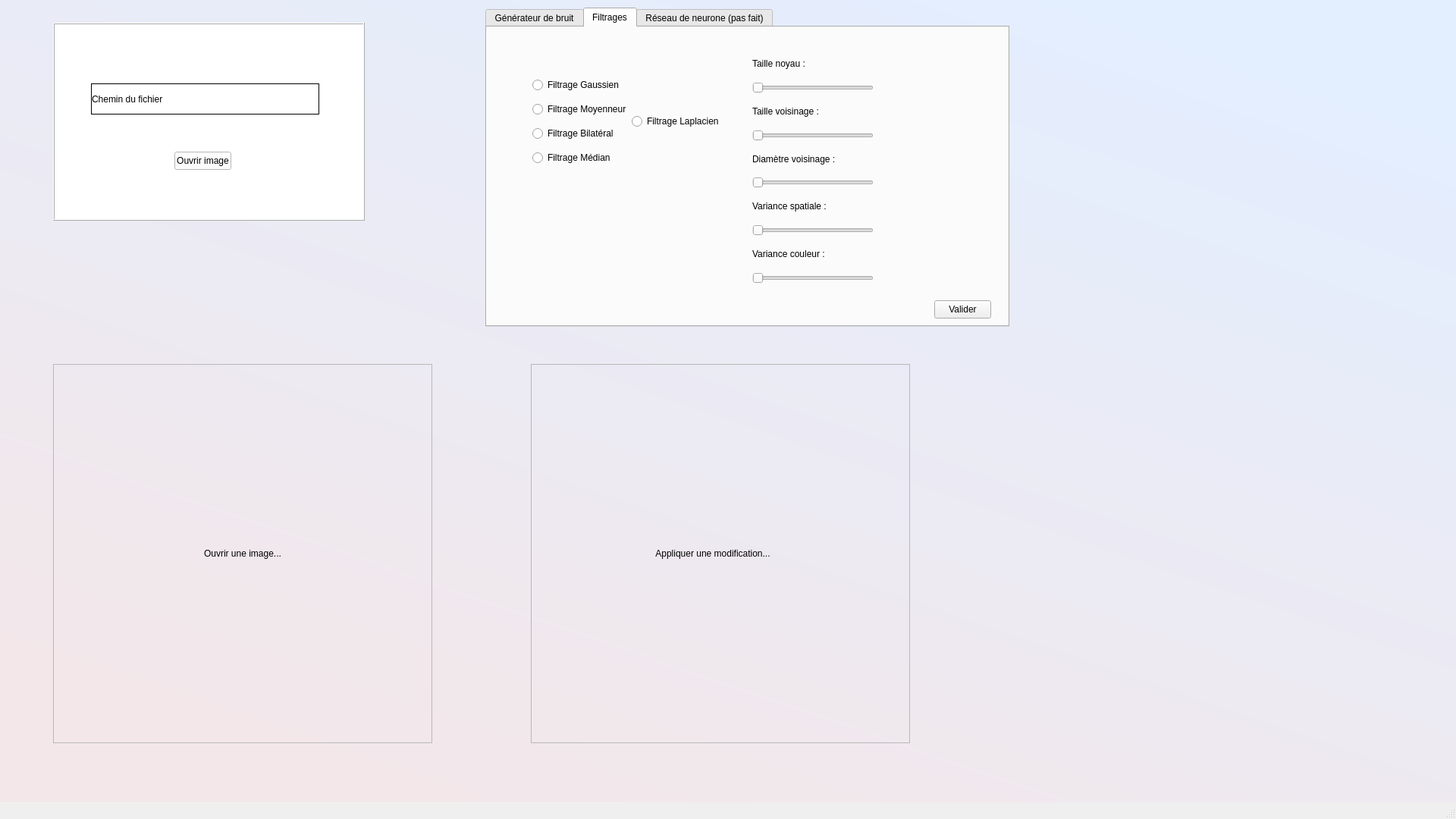
<?xml version="1.0" encoding="UTF-8"?>
<ui version="4.0">
 <class>MainWindow</class>
 <widget class="QMainWindow" name="MainWindow">
  <property name="geometry">
   <rect>
    <x>0</x>
    <y>0</y>
    <width>1920</width>
    <height>1080</height>
   </rect>
  </property>
  <property name="minimumSize">
   <size>
    <width>1920</width>
    <height>1080</height>
   </size>
  </property>
  <property name="maximumSize">
   <size>
    <width>1920</width>
    <height>1080</height>
   </size>
  </property>
  <property name="windowTitle">
   <string>Christal</string>
  </property>
  <property name="autoFillBackground">
   <bool>true</bool>
  </property>
  <property name="styleSheet">
   <string notr="true"/>
  </property>
  <property name="animated">
   <bool>true</bool>
  </property>
  <property name="tabShape">
   <enum>QTabWidget::Rounded</enum>
  </property>
  <widget class="QWidget" name="centralwidget">
   <property name="styleSheet">
    <string notr="true"/>
   </property>
   <widget class="QFrame" name="frame_ImgIn">
    <property name="enabled">
     <bool>true</bool>
    </property>
    <property name="geometry">
     <rect>
      <x>70</x>
      <y>480</y>
      <width>500</width>
      <height>500</height>
     </rect>
    </property>
    <property name="frameShape">
     <enum>QFrame::StyledPanel</enum>
    </property>
    <property name="frameShadow">
     <enum>QFrame::Raised</enum>
    </property>
    <widget class="QLabel" name="label_ImgIn">
     <property name="geometry">
      <rect>
       <x>0</x>
       <y>0</y>
       <width>500</width>
       <height>500</height>
      </rect>
     </property>
     <property name="text">
      <string>Ouvrir une image...</string>
     </property>
     <property name="alignment">
      <set>Qt::AlignCenter</set>
     </property>
    </widget>
   </widget>
   <widget class="QFrame" name="frame_ImgOut">
    <property name="geometry">
     <rect>
      <x>700</x>
      <y>480</y>
      <width>500</width>
      <height>500</height>
     </rect>
    </property>
    <property name="frameShape">
     <enum>QFrame::StyledPanel</enum>
    </property>
    <property name="frameShadow">
     <enum>QFrame::Raised</enum>
    </property>
    <widget class="QLabel" name="label_ImgOut">
     <property name="geometry">
      <rect>
       <x>-10</x>
       <y>0</y>
       <width>500</width>
       <height>500</height>
      </rect>
     </property>
     <property name="text">
      <string>Appliquer une modification...</string>
     </property>
     <property name="alignment">
      <set>Qt::AlignCenter</set>
     </property>
    </widget>
   </widget>
   <widget class="QLabel" name="background">
    <property name="geometry">
     <rect>
      <x>0</x>
      <y>0</y>
      <width>1920</width>
      <height>1080</height>
     </rect>
    </property>
    <property name="minimumSize">
     <size>
      <width>1920</width>
      <height>1080</height>
     </size>
    </property>
    <property name="maximumSize">
     <size>
      <width>1920</width>
      <height>1080</height>
     </size>
    </property>
    <property name="styleSheet">
     <string notr="true">background-color: qlineargradient(spread:pad, x1:0.217, y1:0.943182, x2:0.792038, y2:0.017, stop:0 rgba(243, 231, 233, 255), stop:1 rgba(227, 238, 255, 255));</string>
    </property>
    <property name="text">
     <string/>
    </property>
   </widget>
   <widget class="QTabWidget" name="tabWidget">
    <property name="geometry">
     <rect>
      <x>640</x>
      <y>10</y>
      <width>691</width>
      <height>421</height>
     </rect>
    </property>
    <property name="currentIndex">
     <number>1</number>
    </property>
    <widget class="QWidget" name="GenBruit">
     <attribute name="title">
      <string>Générateur de bruit</string>
     </attribute>
     <widget class="QPushButton" name="bouton_gaussien">
      <property name="geometry">
       <rect>
        <x>120</x>
        <y>100</y>
        <width>75</width>
        <height>24</height>
       </rect>
      </property>
      <property name="text">
       <string>Gaussien</string>
      </property>
     </widget>
     <widget class="QPushButton" name="bouton_poivresel">
      <property name="enabled">
       <bool>true</bool>
      </property>
      <property name="geometry">
       <rect>
        <x>120</x>
        <y>70</y>
        <width>75</width>
        <height>24</height>
       </rect>
      </property>
      <property name="text">
       <string>PoivreEtSel</string>
      </property>
     </widget>
     <widget class="QPushButton" name="bouton_chromatique">
      <property name="geometry">
       <rect>
        <x>120</x>
        <y>40</y>
        <width>75</width>
        <height>24</height>
       </rect>
      </property>
      <property name="text">
       <string>Chromatique</string>
      </property>
     </widget>
     <widget class="QWidget" name="">
      <property name="geometry">
       <rect>
        <x>170</x>
        <y>180</y>
        <width>158</width>
        <height>46</height>
       </rect>
      </property>
      <layout class="QVBoxLayout" name="vLay_ecart_type">
       <item>
        <widget class="QLabel" name="label_ecart_type">
         <property name="text">
          <string>Ecart-type :</string>
         </property>
        </widget>
       </item>
       <item>
        <widget class="QSlider" name="slider_ecart_type">
         <property name="orientation">
          <enum>Qt::Horizontal</enum>
         </property>
        </widget>
       </item>
      </layout>
     </widget>
    </widget>
    <widget class="QWidget" name="Filtres">
     <attribute name="title">
      <string>Filtrages</string>
     </attribute>
     <widget class="QPushButton" name="bouton_valider">
      <property name="geometry">
       <rect>
        <x>590</x>
        <y>360</y>
        <width>75</width>
        <height>24</height>
       </rect>
      </property>
      <property name="text">
       <string>Valider</string>
      </property>
     </widget>
     <widget class="QWidget" name="horizontalLayoutWidget">
      <property name="geometry">
       <rect>
        <x>60</x>
        <y>60</y>
        <width>251</width>
        <height>128</height>
       </rect>
      </property>
      <layout class="QHBoxLayout" name="hLay_filtres">
       <item>
        <layout class="QVBoxLayout" name="vLa_filtres">
         <item>
          <widget class="QRadioButton" name="radio_gaussien">
           <property name="text">
            <string>Filtrage Gaussien</string>
           </property>
          </widget>
         </item>
         <item>
          <widget class="QRadioButton" name="radio_moyenneur">
           <property name="text">
            <string>Filtrage Moyenneur</string>
           </property>
          </widget>
         </item>
         <item>
          <widget class="QRadioButton" name="radio_bilateral">
           <property name="text">
            <string>Filtrage Bilatéral</string>
           </property>
          </widget>
         </item>
         <item>
          <widget class="QRadioButton" name="radio_median">
           <property name="text">
            <string>Filtrage Médian</string>
           </property>
          </widget>
         </item>
        </layout>
       </item>
       <item>
        <widget class="QRadioButton" name="radio_laplacien">
         <property name="text">
          <string>Filtrage Laplacien</string>
         </property>
        </widget>
       </item>
      </layout>
     </widget>
     <widget class="QWidget" name="verticalLayoutWidget_4">
      <property name="geometry">
       <rect>
        <x>350</x>
        <y>30</y>
        <width>160</width>
        <height>308</height>
       </rect>
      </property>
      <layout class="QVBoxLayout" name="vLay_options">
       <item>
        <layout class="QVBoxLayout" name="vLay_radius">
         <item>
          <widget class="QLabel" name="label_radius">
           <property name="text">
            <string>Taille noyau :</string>
           </property>
          </widget>
         </item>
         <item>
          <widget class="QSlider" name="slider_radius">
           <property name="orientation">
            <enum>Qt::Horizontal</enum>
           </property>
           <property name="invertedControls">
            <bool>false</bool>
           </property>
          </widget>
         </item>
        </layout>
       </item>
       <item>
        <layout class="QVBoxLayout" name="vLay_taille">
         <item>
          <widget class="QLabel" name="label_taille">
           <property name="text">
            <string>Taille voisinage :</string>
           </property>
          </widget>
         </item>
         <item>
          <widget class="QSlider" name="slider_taille">
           <property name="orientation">
            <enum>Qt::Horizontal</enum>
           </property>
          </widget>
         </item>
        </layout>
       </item>
       <item>
        <layout class="QVBoxLayout" name="vLay_diametre">
         <item>
          <widget class="QLabel" name="label_diametre">
           <property name="text">
            <string>Diamètre voisinage :</string>
           </property>
          </widget>
         </item>
         <item>
          <widget class="QSlider" name="slider_diametre">
           <property name="orientation">
            <enum>Qt::Horizontal</enum>
           </property>
          </widget>
         </item>
        </layout>
       </item>
       <item>
        <layout class="QVBoxLayout" name="vLay_var_spatiale">
         <item>
          <widget class="QLabel" name="label_var_spatiale">
           <property name="text">
            <string>Variance spatiale :</string>
           </property>
          </widget>
         </item>
         <item>
          <widget class="QSlider" name="slider_var_spatiale">
           <property name="orientation">
            <enum>Qt::Horizontal</enum>
           </property>
          </widget>
         </item>
        </layout>
       </item>
       <item>
        <layout class="QVBoxLayout" name="vLay_var_couleur">
         <item>
          <widget class="QLabel" name="label_var_couleur">
           <property name="text">
            <string>Variance couleur :</string>
           </property>
          </widget>
         </item>
         <item>
          <widget class="QSlider" name="slider_var_couleur">
           <property name="orientation">
            <enum>Qt::Horizontal</enum>
           </property>
          </widget>
         </item>
        </layout>
       </item>
      </layout>
     </widget>
    </widget>
    <widget class="QWidget" name="tab">
     <attribute name="title">
      <string>Réseau de neurone (pas fait)</string>
     </attribute>
    </widget>
   </widget>
   <widget class="QFrame" name="frame">
    <property name="geometry">
     <rect>
      <x>70</x>
      <y>30</y>
      <width>411</width>
      <height>261</height>
     </rect>
    </property>
    <property name="autoFillBackground">
     <bool>false</bool>
    </property>
    <property name="styleSheet">
     <string notr="true">background-color: rgb(255, 255, 255);</string>
    </property>
    <property name="frameShape">
     <enum>QFrame::Box</enum>
    </property>
    <property name="frameShadow">
     <enum>QFrame::Raised</enum>
    </property>
    <widget class="QLabel" name="labeltext_chemin">
     <property name="geometry">
      <rect>
       <x>50</x>
       <y>80</y>
       <width>301</width>
       <height>41</height>
      </rect>
     </property>
     <property name="autoFillBackground">
      <bool>false</bool>
     </property>
     <property name="frameShape">
      <enum>QFrame::Box</enum>
     </property>
     <property name="frameShadow">
      <enum>QFrame::Plain</enum>
     </property>
     <property name="text">
      <string>Chemin du fichier </string>
     </property>
     <property name="scaledContents">
      <bool>true</bool>
     </property>
     <property name="alignment">
      <set>Qt::AlignJustify|Qt::AlignVCenter</set>
     </property>
     <property name="wordWrap">
      <bool>false</bool>
     </property>
     <property name="margin">
      <number>5</number>
     </property>
    </widget>
    <widget class="QPushButton" name="bouton_ouvrirImgIn">
     <property name="geometry">
      <rect>
       <x>160</x>
       <y>170</y>
       <width>75</width>
       <height>24</height>
      </rect>
     </property>
     <property name="autoFillBackground">
      <bool>false</bool>
     </property>
     <property name="text">
      <string>Ouvrir image</string>
     </property>
     <property name="checkable">
      <bool>false</bool>
     </property>
     <property name="default">
      <bool>false</bool>
     </property>
     <property name="flat">
      <bool>false</bool>
     </property>
    </widget>
   </widget>
   <zorder>background</zorder>
   <zorder>frame_ImgIn</zorder>
   <zorder>frame_ImgOut</zorder>
   <zorder>tabWidget</zorder>
   <zorder>frame</zorder>
  </widget>
  <widget class="QMenuBar" name="menubar">
   <property name="geometry">
    <rect>
     <x>0</x>
     <y>0</y>
     <width>1920</width>
     <height>22</height>
    </rect>
   </property>
  </widget>
  <widget class="QStatusBar" name="statusbar"/>
 </widget>
 <resources/>
 <connections/>
</ui>
